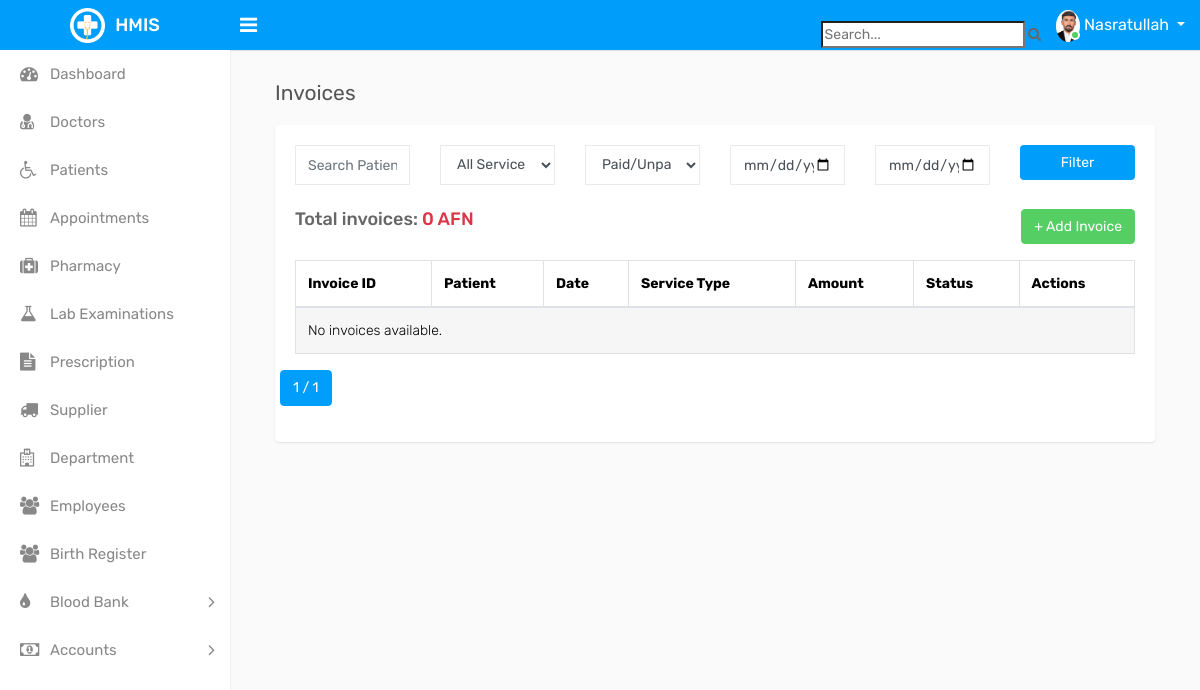
/invoice/ (signed in), run on an earlier commit of the app's database.
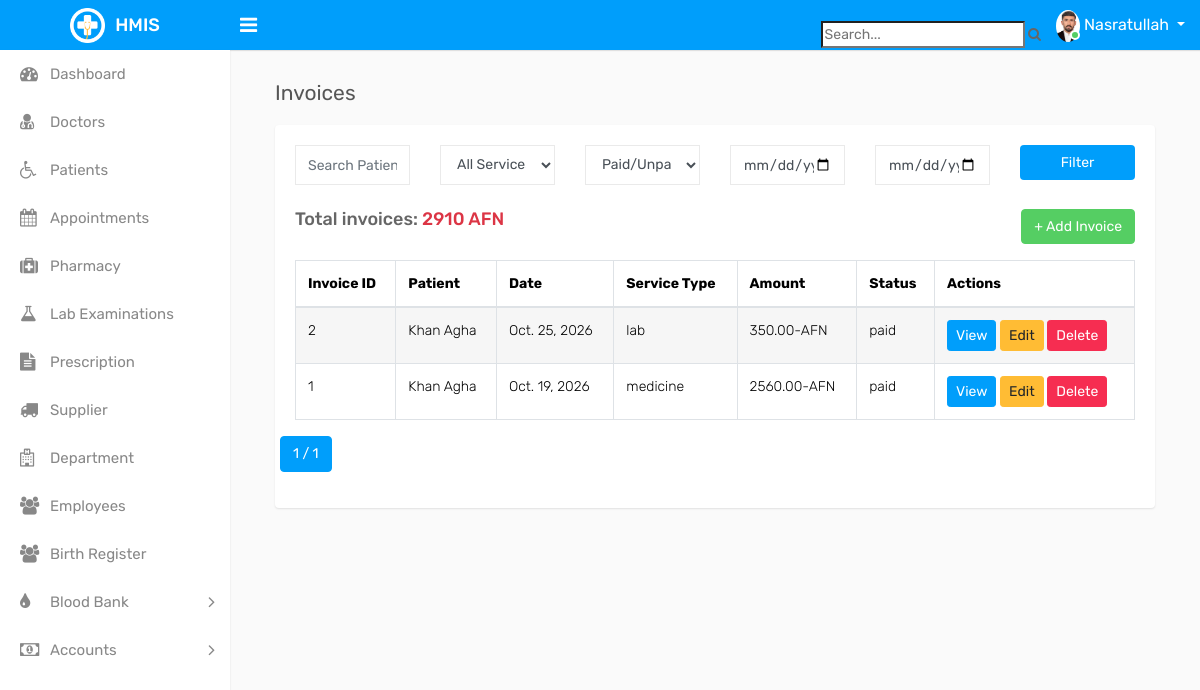
And on a later commit of the database.
### pharmacy/models.py (models this page shows, shortened)
class Invoice(models.Model):
    patient = models.ForeignKey(Patient, on_delete=models.CASCADE)
    date = models.DateField(default=timezone.now)
    amount = models.DecimalField(max_digits=10, decimal_places=2)
    service_type = models.CharField(
        max_length=50,
        choices=[
            ('consultation', 'Consultation'),
            ('lab', 'Lab Test'),
            ('medicine', 'Medicine'),
            ('other', 'Other'),
        ]
    )
    narrative = models.TextField()
    status = models.CharField(
        max_length=10,
        choices=[
            ('paid', 'Paid'),
            ('unpaid', 'Unpaid')
        ]
    )

class Patient(models.Model):
    GENDER_CHOICES = [
        ('M', 'Male'),
        ('F', 'Female')
    ]
    department = models.ForeignKey(Department, on_delete=models.SET_NULL, null=True)
    full_name = models.CharField(max_length=100)
    age = models.IntegerField()
    gender = models.CharField(max_length=1, choices=GENDER_CHOICES)
    contact = models.CharField(max_length=15)
    address = models.TextField()
    sick_type = models.TextField()
    registration_date = models.DateField(default=timezone.now)

### pharmacy/views.py (the view)
# urls.py: path('invoice/', views.invoice_list, name='invoice_list'),
@login_required
def invoice_list(request):
    invoices = Invoice.objects.all()
    search = request.GET.get('search')
    service_type = request.GET.get('service_type')
    status = request.GET.get('status')
    start_date = request.GET.get('start_date')
    end_date = request.GET.get('end_date')
    if search:
        invoices = invoices.filter(patient__full_name__icontains=search)
    if service_type:
        invoices = invoices.filter(service_type=service_type)
    if status:
        invoices = invoices.filter(status=status)
    if start_date and end_date:
        invoices = invoices.filter(date__range=[start_date, end_date])
    total = invoices.aggregate(total=Sum('amount'))['total'] or 0
    paginator = Paginator(invoices.order_by('-date'), 10)
    page_number = request.GET.get('page')
    page_obj = paginator.get_page(page_number)
    return render(request, 'invoice/invoice_list.html', {
        'page_obj': page_obj,
        'total': total,
    })

### pharmacy/templatetags/group_tags.py (called while the page is built)
@register.filter(name='has_group')
def has_group(user, group_name):
    return user.groups.filter(name=group_name).exists()

### pharmacy/templates/invoice/invoice_list.html (shortened to what this page needs)
{% extends 'base.html' %}
{% block content %}
<div class="page-wrapper">
  <div class="content">
    <div class="container-fluid">
      <div class="page-header">
        <div class="row">
          <div class="col-sm-12">
            <h3 class="page-title">Invoices</h3>
          </div>
        </div>
      </div>
      <div class="card">
        <div class="card-body">
          <form method="get" class="row mb-4">
            <div class="col-md-2">
              <input type="text" name="search" class="form-control" placeholder="Search Patient..."
                value="{{ request.GET.search }}">
            </div>
            <div class="col-md-2">
              <select name="service_type" class="form-control">
                <option value="">All Services</option>
              </select>
            </div>
            <div class="col-md-2">
              <select name="status" class="form-control">
                <option value="">Paid/Unpaid</option>
              </select>
            </div>
            <div class="col-md-2">
              <input type="date" name="start_date" class="form-control" value="{{ request.GET.start_date }}">
            </div>
            <div class="col-md-2">
              <input type="date" name="end_date" class="form-control" value="{{ request.GET.end_date }}">
            </div>
            <div class="col-md-2">
              <button type="submit" class="btn btn-primary w-100">Filter</button>
            </div>
          </form>
          <div class="d-flex justify-content-between mb-3">
            <h4>Total invoices: <span class="text-danger">{{ total }} AFN</span></h4>
            <a href="{% url 'invoice_create' %}" class="btn btn-success">+ Add Invoice</a>
          </div>
          <div class="row">
            <div class="col-md-12">
              <div class="table-responsive">
                <table id="dynamic-table" class="table table-striped table-bordered table-hover">
                  <thead>
                    <tr>
                      <th>Invoice ID</th>
                      <th>Patient</th>
                      <th>Date</th>
                      <th>Service Type</th>
                      <th>Amount</th>
                      <th>Status</th>
                      <th>Actions</th>
                    </tr>
                  </thead>
                  <tbody>
                    {% for invoice in page_obj %}
                    <tr>
                      <td>{{ invoice.id }}</td>
                      <td>{{ invoice.patient.full_name }}</td>
                      <td>{{ invoice.date }}</td>
                      <td>{{ invoice.service_type }}</td>
                      <td>{{ invoice.amount }}-AFN</td>
                      <td>{{ invoice.status }}</td>
                      <td>
                        <a href="{% url 'invoice_detail' invoice.id %}" class="btn btn-sm btn-info">View</a>
                        <a href="{% url 'invoice_update' invoice.id %}" class="btn btn-sm btn-warning">Edit</a>
                        <a href="{% url 'invoice_delete' invoice.id %}" class="btn btn-sm btn-danger">Delete</a>
                      </td>
                    </tr>
                    {% empty %}
                    <tr>
                      <td colspan="7">No invoices available.</td>
                    </tr>
                    {% endfor %}
                  </tbody>
                </table>
              </div>
            </div>
            <nav aria-label="Page navigation">
              <ul class="pagination justify-content-center">
                <li class="page-item active">
                  <span class="page-link">
                    {{ page_obj.number }} / {{ page_obj.paginator.num_pages }}
                  </span>
                </li>
              </ul>
            </nav>
          </div>
        </div>
      </div>
    </div>
  </div>
</div>
{% endblock %}

What changed in the data, as far as the page shows it:
added Invoice: id "2", patient.full_name "Khan Agha", date "Oct. 25, 2026", service_type "lab", amount "350.00", status "paid"
added Invoice: id "1", patient.full_name "Khan Agha", date "Oct. 19, 2026", service_type "medicine", amount "2560.00", status "paid"
Also different on the page:
{{ total }}: "0" → "2910"
text no longer shown: "No invoices available."
